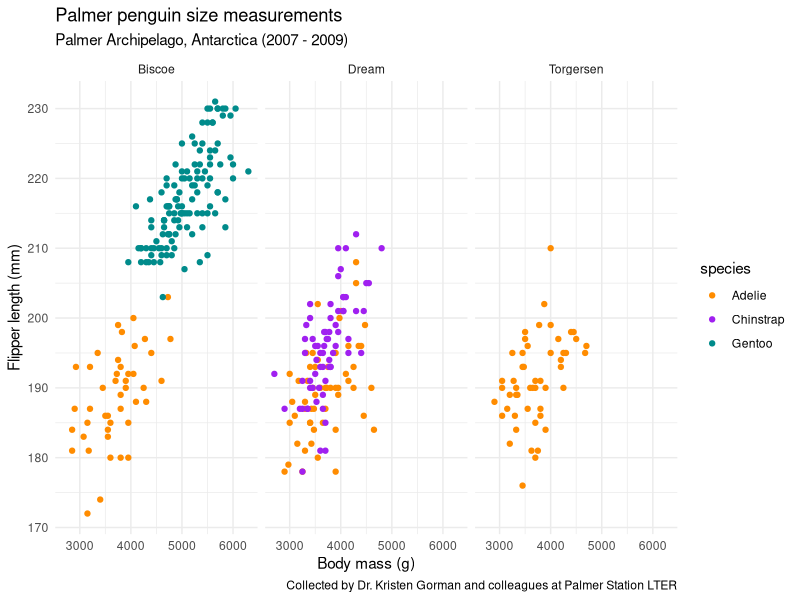

This chart was generated by the following R code:
# EDS212 Day 2-A
##~~~~~~~~~~~~~~~~~~~~~~~~~~~~~~~~~~~~~~~~~~~~~~~~~~~~~~~~~~~~~~~~~~~~~~~~~~~~~~
##                            Derivative Practice                           ----
##~~~~~~~~~~~~~~~~~~~~~~~~~~~~~~~~~~~~~~~~~~~~~~~~~~~~~~~~~~~~~~~~~~~~~~~~~~~~~~

#................Practice using the function D().................

# create an expression
my_expression <- expression(5* x ^2)

# find the derivative of the expression with respect to x
my_derivative <- D(expr = my_expression, name = "x")


# evaluate derivative at x = 2.8
x <- 2.8

# Evaluate!
eval(my_derivative)

# Do it again shorty
#....................Another example with D()....................

my_derivative <- D(expr = expression(3.1 * x^4 - 28*x), name = "x")
my_derivative

# create and store a function
fx <- expression(x^2)

# find the derivative with respect to x
df_dx <- D(expr = fx, name = "x")
df_dx

x <- 10
eval(df_dx)

# example 1
gz <- expression(2*z^3 - 10.5*z^2 + 4.1)
dg_dz <- D(expr = gz, name = "z")

dg_dz

# example 2
Ty <- expression((2*y^3+1)^4 - 8*y^3)
dT_dy <- D(expr = Ty, name = "y")

dT_dy

#Now we're trying to populate a table with multiple slope values for example 2
#Create a vector of y values from -0.4 to 2.0, by increments of 0.1
y <- seq(from = -0.4, to = 2.0, by = 0.1)
eval(dT_dy)

# install.packages("usethis")
# library(usethis)
# usethis::use_git() - This creates a local repo
# usethis::use_github() - This connects local repo to a remote repo

#Another little change for ya

#Plotting example

library(tidyverse)
library(palmerpenguins)

# create plot ----
ggplot(data = penguins, aes(x = body_mass_g, y = flipper_length_mm)) +
   geom_point(aes(color = species)) +
   scale_color_manual(values = c("darkorange", "purple", "cyan4")) +
   labs(x = "Body mass (g)",
         y = "Flipper length (mm)",
         title = "Palmer penguin size measurements",
         subtitle = "Palmer Archipelago, Antarctica (2007 - 2009)",
         caption = "Collected by Dr. Kristen Gorman and colleagues at Palmer Station LTER") +
 facet_wrap(~island) +
 theme_minimal()


